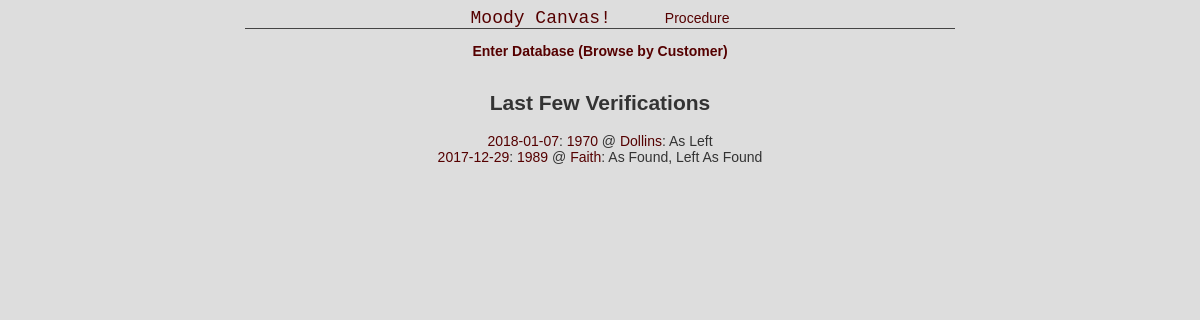
The app's page /Moody/, older data.
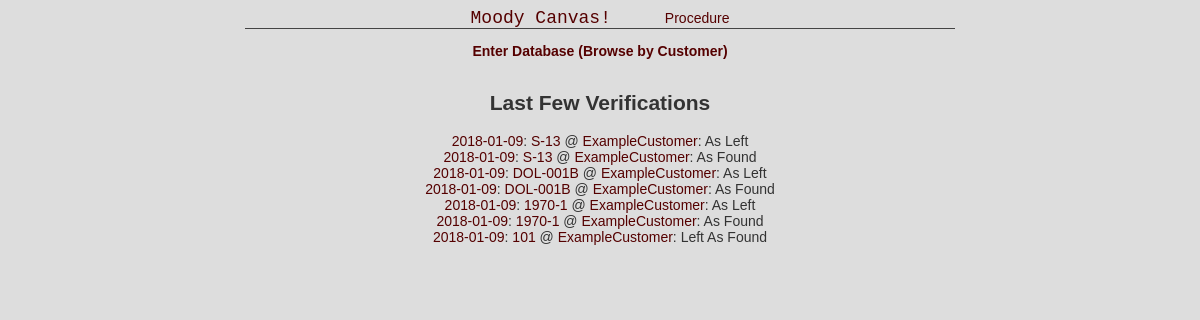
The same page, newer data.
### Moody/models.py (models this page shows)
class Verif(models.Model):
    plate_id = models.ForeignKey(Plate, on_delete=models.CASCADE)
    verif_date = models.DateTimeField('date performed')
    verif_foot = models.IntegerField()
    verif_north = models.IntegerField(default=4)
    verif_NS = models.IntegerField()
    verif_EW = models.IntegerField()
    verif_top = models.FloatField()
    verif_bot = models.FloatField()
    verif_start = models.FloatField()
    verif_end = models.FloatField()
    verif_rep = models.IntegerField()
    verif_flat = models.IntegerField()
    verif_grade = models.CharField(max_length=4)
    verif_len = models.IntegerField()
    verif_wid = models.IntegerField()
    verif_diag = models.IntegerField()
    clos_7 = models.IntegerField()
    clos_8 = models.IntegerField()
    verif_cert = models.TextField(max_length=50)
    verif_tech = models.TextField(max_length=50)
    verif_descr = models.TextField(max_length=50)
    verif_min = models.IntegerField()
    verif_max = models.IntegerField()
    def __str__(self):
        return str(self.verif_date.date())

class Plate(models.Model):
    cust_id = models.ForeignKey(Customer, on_delete=models.CASCADE)
    plate_id = models.CharField(max_length=50)
    plate_sn = models.CharField(max_length=50)
    plate_mfr = models.CharField(max_length=50)
    plate_wid = models.IntegerField()
    plate_len = models.IntegerField()
    def __str__(self):
        return self.plate_id

class Customer(models.Model):
    cust_name = models.CharField(max_length=50)
    def __str__(self):
        return self.cust_name

### Moody/views.py (the view)
# urls.py: path('', views.IndexView.as_view(), name='index'),
class IndexView(generic.ListView):
    template_name = 'Moody/index.html'
    context_object_name = 'recent_verifs'
    def get_queryset(self):
       return Verif.objects.order_by('-verif_date')[:15]

### Moody/templates/Moody/index.html (shortened to what this page needs)
<!DOCTYPE html>
<html>
<head>
</head>
<body>
    <div id="header">
        <ul id="nav">
            <li><a href="{% url 'home:index' %}" style="font-size: 18px; font-family: Courier New, Courier, monospace; margin-right: 50px;">Moody Canvas!</a></li>
            <li><a rel="dead placeholder link">Procedure</a></li>
        </ul>
    </div>
    <p>
        <ul>
            <li style="padding-bottom: 15px; font-weight: bold;"><a href="{% url 'Moody:customers' %}">Enter Database (Browse by Customer)</a></li>
        </ul>
    </p>
    {% if recent_verifs %}
    <h2>Last Few Verifications</h2>
    <ul>
        {% for v in recent_verifs %}
        <li><a href="{% url 'Moody:summary' v.plate_id.cust_id v.plate_id v.id %}">{{ v }}</a>: <a href="{% url 'Moody:verifs' v.plate_id.cust_id v.plate_id %}">{{ v.plate_id }}</a> @ <a href="{% url 'Moody:plates' v.plate_id.cust_id %}">{{ v.plate_id.cust_id }}</a>: {{ v.verif_descr }}</li>
        {% endfor %}
    </ul>
    {% endif %}
</body>
</html>

Row changes from the older to the newer data that the page shows:
removed Verif: verif_date "2018-01-07", plate_id "1970", plate_id.cust_id "Dollins", verif_descr "As Left"
removed Verif: verif_date "2017-12-29", plate_id "1989", plate_id.cust_id "Faith", verif_descr "As Found, Left As Found"
added Verif: verif_date "2018-01-09", plate_id "S-13", plate_id.cust_id "ExampleCustomer", verif_descr "As Left"
added Verif: verif_date "2018-01-09", plate_id "S-13", plate_id.cust_id "ExampleCustomer", verif_descr "As Found"
added Verif: verif_date "2018-01-09", plate_id "DOL-001B", plate_id.cust_id "ExampleCustomer", verif_descr "As Left"
added Verif: verif_date "2018-01-09", plate_id "DOL-001B", plate_id.cust_id "ExampleCustomer", verif_descr "As Found"
added Verif: verif_date "2018-01-09", plate_id "1970-1", plate_id.cust_id "ExampleCustomer", verif_descr "As Left"
added Verif: verif_date "2018-01-09", plate_id "1970-1", plate_id.cust_id "ExampleCustomer", verif_descr "As Found"
added Verif: verif_date "2018-01-09", plate_id "101", plate_id.cust_id "ExampleCustomer", verif_descr "Left As Found"
